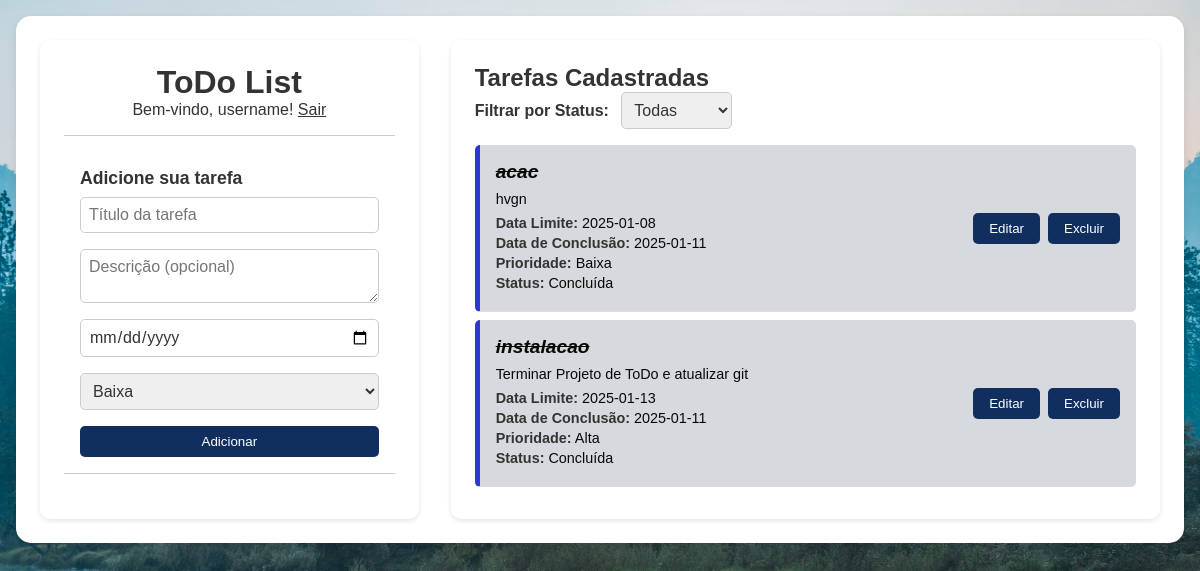
The page /tarefas (signed in) on the database its author committed.
### tables this page shows
CREATE TABLE Tarefa (
        ID_Tarefa INTEGER PRIMARY KEY AUTOINCREMENT,
        Titulo TEXT NOT NULL,
        Descricao TEXT,
        Data_Limite DATE,
        Data_Conclusao DATE,
        Status TEXT CHECK(Status IN ('Pendente', 'Concluída', 'Atrasada')) DEFAULT 'Pendente',
        Prioridade INTEGER CHECK(Prioridade IN (1, 2, 3)), -- 1: Alta, 2: Média, 3: Baixa
        ID_Usuario INTEGER NOT NULL,
        FOREIGN KEY (ID_Usuario) REFERENCES Usuario(ID_Usuario) ON DELETE CASCADE
    );

### app/routes.py (the view)
    @app.route('/tarefas')
    def tarefas():
        if 'usuario_id' not in session:
            flash('Você precisa fazer login para acessar esta página.', 'error')
            return redirect(url_for('login'))
        conn = conectar()
        c = conn.cursor()
        c.execute('''
        SELECT ID_Tarefa, Titulo, Descricao, Data_Limite, Status, Data_Conclusao, Prioridade
        FROM Tarefa
        WHERE ID_Usuario = ?
        ''', (session['usuario_id'],))
        tarefas = c.fetchall()
        conn.close()
        return render_template('index.html', tarefas=tarefas)

### app/models.py (called while the page is built)
def conectar():
    return sqlite3.connect(DB_PATH)

### app/templates/index.html (shortened to what this page needs)
<!DOCTYPE html>
<html lang="en">
<head>
    <link rel="stylesheet" href="{{ url_for('static', filename='css/styles.css') }}" />
</head>
<body>
    <div class="main-container">
        <div class="cadastro-container">
            <header>
                <h1>ToDo List</h1>
                <p>Bem-vindo, {{ session['username'] }}! <a href="{{ url_for('logout') }}">Sair</a></p>
            </header>
            <form id="todo-form" action="{{ url_for('criar_tarefa') }}" method="POST">
                <p>Adicione sua tarefa</p>
                <div class="form-control">
                    <input type="text" id="todo-input" name="titulo" placeholder="Título da tarefa" required />
                    <textarea name="descricao" placeholder="Descrição (opcional)"></textarea>
                    <input type="date" name="data_limite" placeholder="Data Limite" />
                    <select name="prioridade">
                        <option value="3" selected>Baixa</option>
                    </select>
                    <button type="submit">
                         Adicionar
                    </button>
                </div>
            </form>
        </div>
        <div class="tarefas-container">
            <h2>Tarefas Cadastradas</h2>
            <div class="filtro-container">
                <label for="filtro-status">Filtrar por Status:</label>
                <select id="filtro-status">
                    <option value="Todas">Todas</option>
                </select>
            </div>
            <div id="todo-list">
                {% for tarefa in tarefas %}
                <div class="todo {% if tarefa[4] == 'Concluída' %}done{% elif tarefa[4] == 'Atrasada' %}atrasada{% elif tarefa[4] == 'Pendente' %}pendente{% endif %}" data-status="{{ tarefa[4] }}">
                    <div class="todo-info">
                        <h3>{{ tarefa[1] }}</h3>
                        <p>{{ tarefa[2] }}</p>
                        <div class="todo-details">
                            <p><strong>Data Limite:</strong> {{ tarefa[3] }}</p>
                            <p><strong>Data de Conclusão:</strong> {{ tarefa[5] if tarefa[5] else "Não concluída" }}</p>
                            <p><strong>Prioridade:</strong>
                                {% if tarefa[6] == 1 %}
                                    Alta
                                {% elif tarefa[6] == 2 %}
                                    Média
                                {% else %}
                                    Baixa
                                {% endif %}
                            </p>
                            <p><strong>Status:</strong> {{ tarefa[4] }}</p>
                        </div>
                    </div>
                    <div class="todo-actions">
                        <button onclick="editarTarefa('{{ tarefa[0] }}')">
                             Editar
                        </button>
                        <form action="{{ url_for('excluir_tarefa', id_tarefa=tarefa[0]) }}" method="POST" class="remove-todo">
                            <button type="submit">
                                 Excluir
                            </button>
                        </form>
                    </div>
                </div>
                {% endfor %}
            </div>
        </div>
    </div>
</body>
</html>

### app/static/css/styles.css (style rules this page uses)
* { padding: 0; margin: 0; box-sizing: border-box; font-family: Verdana, sans-serif; color: #333; }
body { background-image: url("../img/bg.jpg"); background-position: center; background-size: cover; min-height: 100vh; display: flex; justify-content: center; align-items: center; padding: 1rem; }
.main-container { display: flex; gap: 2rem; max-width: 1200px; width: 100%; background-color: rgba(253, 253, 253, 0.9); padding: 1.5rem; border-radius: 15px; box-shadow: 0 4px 10px rgba(0, 0, 0, 0.1); }
.cadastro-container { flex: 1; background-color: #fff; padding: 1.5rem; border-radius: 10px; box-shadow: 0 2px 5px rgba(0, 0, 0, 0.1); }
.tarefas-container { flex: 2; background-color: #fff; padding: 1.5rem; border-radius: 10px; box-shadow: 0 2px 5px rgba(0, 0, 0, 0.1); }
header { text-align: center; padding: 0 1rem 1rem; border-bottom: 1px solid #ccc; margin-bottom: 1rem; }
#todo-form, #edit-form { padding: 1rem; border-bottom: 1px solid #ccc; margin-bottom: 1rem; }
#todo-form p, #edit-form p { margin-bottom: 0.5rem; font-weight: bold; font-size: 1.1rem; }
.form-control { display: flex; flex-direction: column; gap: 0.5rem; }
.form-control input, .form-control textarea, .form-control select { padding: 0.5rem; border: 1px solid #ccc; border-radius: 5px; font-size: 1rem; width: 100%; margin-bottom: 0.5rem; }
.form-control button { padding: 0.5rem 1rem; background-color: #102f5e; color: #fff; border: none; border-radius: 5px; cursor: pointer; transition: 0.3s; }
.todo { display: flex; justify-content: space-between; align-items: center; padding: 1rem; border-bottom: 1px solid #ddd; background-color: #f9f9f9; border-radius: 5px; margin-bottom: 0.5rem; }
.todo-info { flex: 1; }
.todo-info h3 { font-size: 1.2rem; margin-bottom: 0.5rem; }
.todo-info p { margin: 0; font-size: 0.9rem; color: #555; }
.todo-details { margin-top: 0.5rem; }
.todo-details p { margin: 0.25rem 0; font-size: 0.9rem; color: #555; }
.todo-actions { display: flex; gap: 0.5rem; margin-left: auto; }
.todo-actions form { margin: 0; }
.todo-actions button { padding: 0.5rem 1rem; border: none; border-radius: 5px; cursor: pointer; transition: 0.3s; background-color: #102f5e; color: #fff; }
.done { background-color: #d6dade; border-left: 5px solid #2f37d3; }
.done h3, .done p { color: #080808; }
.done h3 { text-decoration: line-through; font-style: italic; }
.filtro-container { margin-bottom: 1rem; }
.filtro-container label { font-weight: bold; margin-right: 0.5rem; }
.filtro-container select { padding: 0.5rem; border: 1px solid #ccc; border-radius: 5px; font-size: 1rem; }
body { margin: 0; font-family: Arial, sans-serif; background-color: #f4f4f9; display: flex; justify-content: center; align-items: center; height: 100vh; }
body { margin: 0; font-family: Arial, sans-serif; background-color: #f4f4f9; display: flex; justify-content: center; align-items: flex-start; min-height: 100vh; padding: 1rem; overflow-y: auto; }
.main-container { display: flex; gap: 2rem; max-width: 1200px; width: 100%; background-color: #fff; padding: 1.5rem; border-radius: 15px; box-shadow: 0 4px 10px rgba(0, 0, 0, 0.1); overflow-y: auto; }
.tarefas-container { flex: 2; background-color: #fff; padding: 1.5rem; border-radius: 10px; box-shadow: 0 2px 5px rgba(0, 0, 0, 0.1); overflow-y: auto; max-height: 80vh; }
#todo-list { max-height: 60vh; overflow-y: auto; }
.todo-actions { display: flex; gap: 0.5rem; }
.done { background: #d6dade; }

### rows shown on the page
Tarefa: Titulo "acac", Descricao "hvgn", Data_Limite "2025-01-08", Data_Conclusao "2025-01-11", Prioridade "Baixa", Status "Concluída"
Tarefa: Titulo "instalacao", Descricao "Terminar Projeto de ToDo e atualizar git", Data_Limite "2025-01-13", Data_Conclusao "2025-01-11", Prioridade "Alta", Status "Concluída"

### other values the page prints
{{ session['username'] }} "username"
